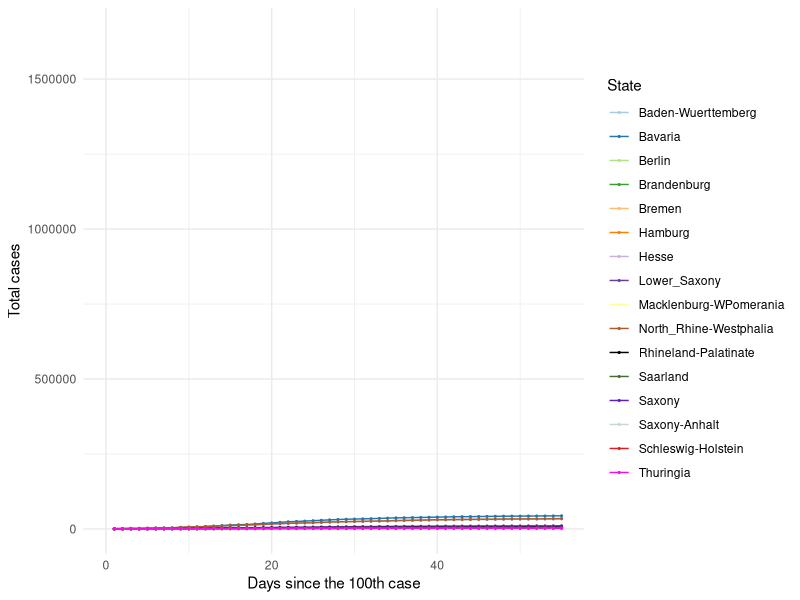
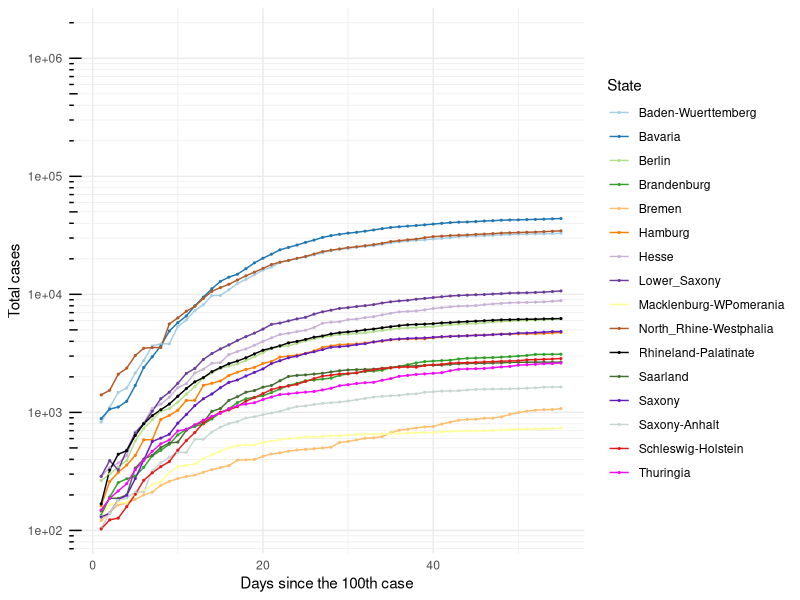
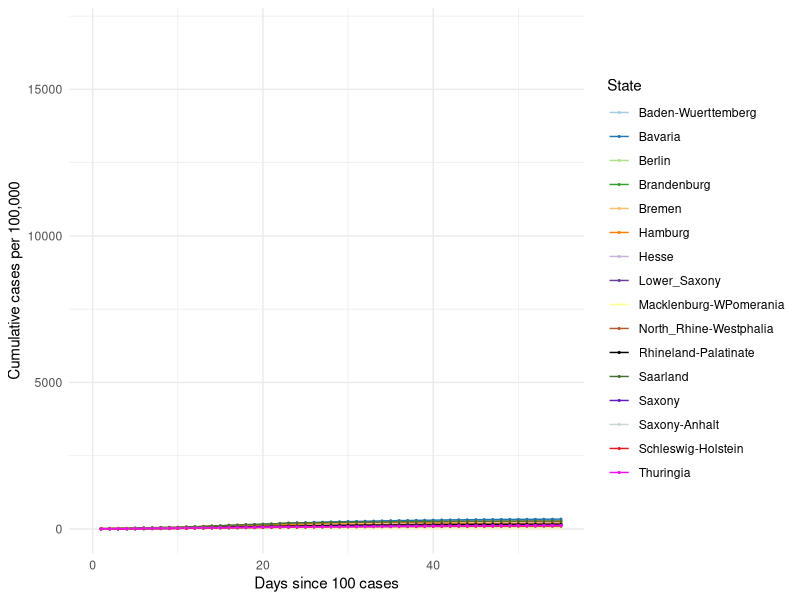
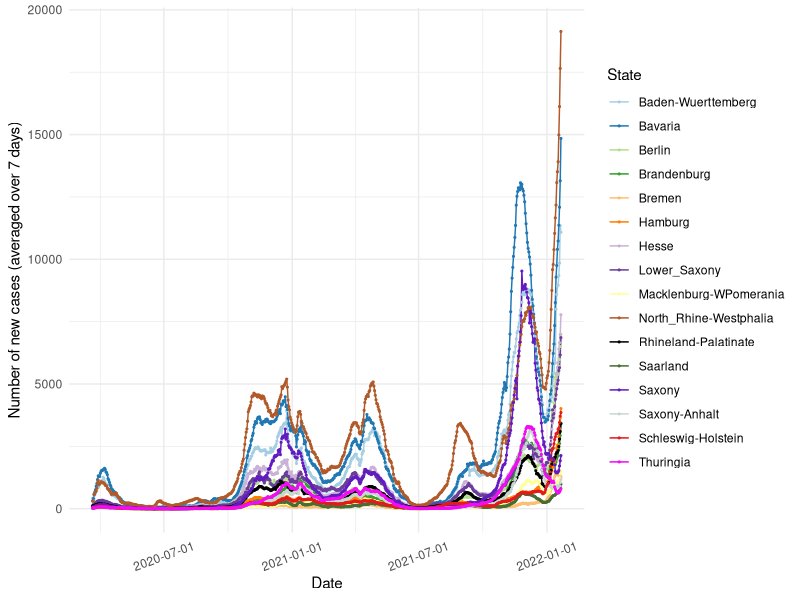
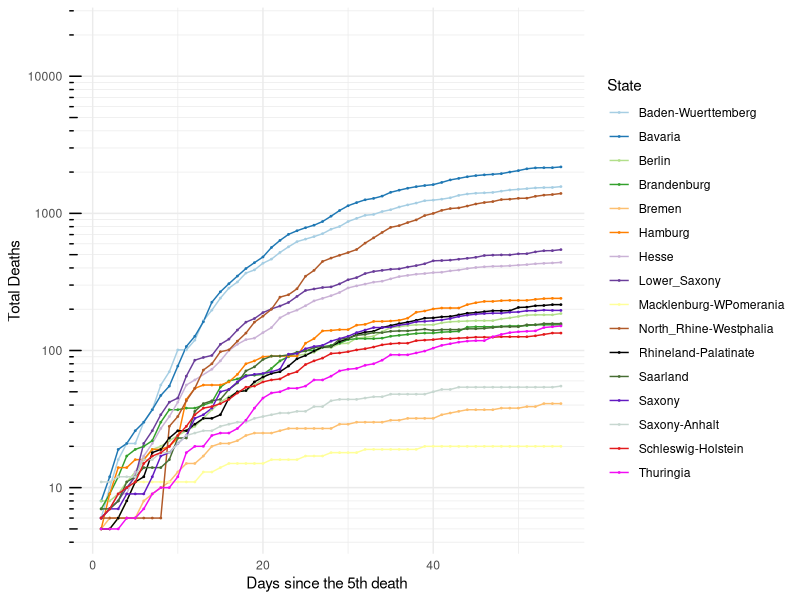
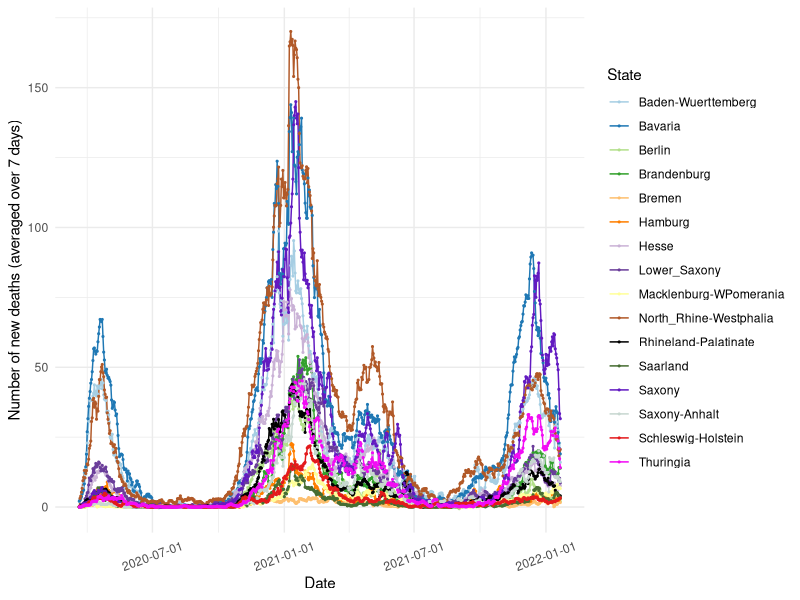

Write the R code that produced these figures, in order.
## ---- chunk 1

knitr::opts_chunk$set(echo=TRUE, collapse = TRUE)

libload<-function(...) {
    libs<-unlist(list(...))
    req<-unlist(lapply(libs,require,character.only=TRUE))
    need<-libs[req==FALSE]
    if(length(need)>0){ 
        install.packages(need, repos = "https://ftp.fau.de/cran/")
        lapply(need, require, character.only=TRUE)
    }
}
packages <- c("data.table", "ggplot2", "dplyr", "stats", "RColorBrewer", "readr", "here", "scales")
libload(packages)


`%notin%` <- function(x,y) !(x %in% y) 
cumulative.cases <- read_csv(here("static", "data", "Germany10States.csv"))
germany.16states <- read_csv(here("static", "data", "Germany16States.csv"))

colors16 <- c('#A6CEE3', '#1F78B4', '#B2DF8A', '#33A02C',
              '#FDBF6F', '#FF7F00', '#CAB2D6', 
              '#6A3D9A', '#FFFF99', '#B15928', '#000000', '#466D32',
              '#621AC1', '#C7D7D0', '#E31A1C','#F20CF4', '#123456')

## ---- chunk 2

## 10 States with the highest cumulative cases ##
#################################################

#states.filter <- cumulative.cases[cumulative.cases$Days_100 > 0,]
#states.sel <- unique(states.filter$State)

# Choose all the data points for the selected countries starting from Days_100 > 0
#states.final <- cumulative.cases[cumulative.cases$Days_100 > 0,]
states.final <- germany.16states[germany.16states$Days_100 > 0,]

# Plot 1 == Linear scale for total number of cases
cum.plot <- ggplot(data=states.final, aes(x=Days_100, y=Total_Cases, group=State, color=State)) +
            geom_line() + geom_point(size = 0.4) +     
          #  scale_color_brewer(palette = 'Paired') + 
            scale_colour_manual(name= "State", values= colors16) +
            scale_x_continuous('Days since the 100th case', limits=c(0,55)) + 
            scale_y_continuous("Total cases") + 
            #ggtitle('Linear scale') +
            theme_minimal()

print(cum.plot) 

## ---- chunk 3

## Logarithmic scale ##
#######################

base_breaks <- function(n = 10){
  function(x) {
    axisTicks(log10(range(x, na.rm = TRUE)), log = TRUE, n = n)
  }
}

logbreaks <- 10^(-10:10)
logminor_breaks <- rep(1:9, 21)*(10^rep(-10:10, each=9))

cum.plot2 <- ggplot(data=states.final, aes(x=Days_100, y=Total_Cases, group=State, color=State)) +
             geom_line() + geom_point(size=0.4) + 
          #   scale_color_brewer(palette = 'Paired') +
             scale_colour_manual(name= "State", values= colors16) +
             scale_x_continuous(name='Days since the 100th case', limits=c(0,55)) + 
             scale_y_continuous(name="Total cases", trans = 'log10', breaks = logbreaks, minor_breaks = logminor_breaks) +
             annotation_logticks(sides="l") + 
             #ggtitle('Logarithmic scale') +
             theme_minimal()

print(cum.plot2)

## ---- chunk 4

#states16.filter <- germany.16states[germany.16states$Days_100 > 0,]
#states16.sel <- unique(states16.filter$State)

# Choose all the data points for the selected countries starting from Days_100 > 0
#states16.final <- states16.filter[states16.filter$State %in% states16.sel & states16.filter$Days_100 > 0,]

states16.final <- germany.16states[germany.16states$Days_100 > 0,]

# Plot 1 == Linear scale for total number of cases
per100.plot <- ggplot(data=states16.final, aes(x=Days_100, y=Per100, group=State, color=State)) +
            geom_line() + geom_point(size = 0.4) + 
            # scale_color_brewer(palette = 'Paired') +
            scale_colour_manual(name= "State", values= colors16) +
            scale_x_continuous('Days since 100 cases', limits=c(0,55)) + 
            scale_y_continuous("Cumulative cases per 100,000") + 
            #ggtitle('Linear scale') +
            theme_minimal()

print(per100.plot)

## ---- chunk 5
#new.cases <- read_csv(here("static", "data", "GermanyNewCases10States.csv"))

new7days <- states.final[states.final$Avg_7days > 0,]
new7days$Dates <- as.Date(new7days$Dates)

newcase7.plot <- ggplot(data=new7days, aes(x=Dates, y=Avg_7days, group=State, color=State)) +
            geom_line() + geom_point(size = 0.4) + 
       #     scale_color_brewer(palette = 'Paired') +
            scale_colour_manual(name= "State", values= colors16) +
            scale_x_date(name='Date', labels=date_format('%Y-%m-%d')) + 
            scale_y_continuous(name="Number of new cases (averaged over 7 days)") + 
            #ggtitle('Linear scale') +
            theme_minimal() + theme(axis.text.x = element_text(angle=20, hjust=0.5, vjust=0.5))

print(newcase7.plot)
 
## ---- chunk 6
#num.deaths <- read_csv(here("static", "data", "GermanyTotalDeaths10States.csv"))

# Choose all the data points for the selected countries starting from Days_5 > 0
deaths.final <- states.final[states.final$DeathsDays_5 > 0,]

# Plot 1 == Linear scale for total number of cases
deaths.plot <- ggplot(data=deaths.final, aes(x=DeathsDays_5, y=Deaths, group=State, color=State)) +
   geom_line() + geom_point(size = 0.3) + 
  # scale_color_brewer(palette = 'Paired') +
   scale_colour_manual(name= "State", values= colors16) +
   scale_x_continuous('Days since the 5th death', limits=c(0,55)) + 
   scale_y_continuous("Total Deaths", trans = 'log10', breaks = logbreaks, 
                      minor_breaks = logminor_breaks) +
   annotation_logticks(sides="l") + 
   #ggtitle('Linear scale') +
   theme_minimal()

print(deaths.plot)

## ---- chunk 7
#new.cases <- read_csv(here("static", "data", "GermanyNewCases10States.csv"))

states.final$Dates <- as.Date(states.final$Dates)
death7days <- states.final
death7days <- death7days[death7days$Dates > as.Date('2020-03-20'),]

death7days.plot <- ggplot(data=death7days, aes(x=Dates, y=Death_7days, group=State, color=State)) +
            geom_line() + geom_point(size = 0.4) + 
       #     scale_color_brewer(palette = 'Paired') +
            scale_colour_manual(name= "State", values= colors16) +
            scale_x_date(name='Date', labels=date_format('%Y-%m-%d')) + 
            scale_y_continuous(name="Number of new deaths (averaged over 7 days)") + 
            #ggtitle('Linear scale') +
            theme_minimal() + theme(axis.text.x = element_text(angle=20, hjust=0.5, vjust=0.5))

print(death7days.plot)
 
